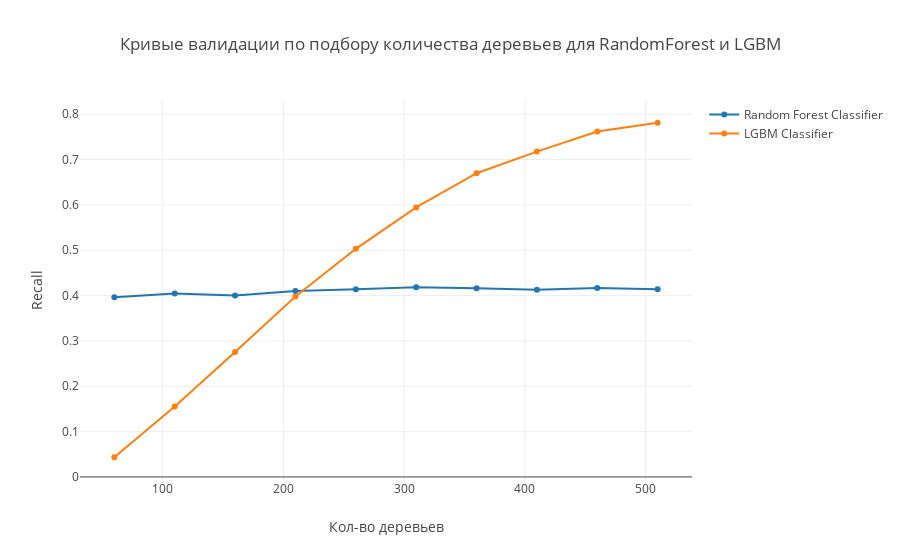

Notebook cell for this chart:
### Code cell
trace0 = go.Scatter(
    x=range_estimators,
    y=scores_rf_recall,
    name='Random Forest Classifier'
)

trace1 = go.Scatter(
    x=range_estimators,
    y=scores_lgbm_recall,
    name='LGBM Classifier'
)

data = [trace0, trace1]
layout = go.Layout(title = 'Кривые валидации по подбору количества деревьев для RandomForest и LGBM',
          yaxis={'title':'Recall'}, xaxis={'title':'Кол-во деревьев'})

fig = go.Figure(data=data, layout=layout)
iplot(fig, show_link=False)

### Figure 1 — Plotly figure (JSON) as saved in the notebook; plotly's stock layout.template omitted (floating-point values rounded to 4 significant figures)
{"data": [{"name": "Random Forest Classifier", "type": "scatter", "uid": "1c2e78a3-e50f-44db-b95f-7981b59ed642", "x": [60, 110, 160, 210, 260, 310, 360, 410, 460, 510], "y": [0.3963, 0.4047, 0.4002, 0.4103, 0.414, 0.4181, 0.416, 0.4128, 0.4167, 0.414]}, {"name": "LGBM Classifier", "type": "scatter", "uid": "10582995-da60-4346-8abe-467af402df85", "x": [60, 110, 160, 210, 260, 310, 360, 410, 460, 510], "y": [0.04338, 0.1552, 0.2755, 0.3979, 0.5031, 0.5944, 0.6698, 0.7176, 0.7619, 0.7812]}], "layout": {"title": {"text": "Кривые валидации по подбору количества деревьев для RandomForest и LGBM"}, "xaxis": {"title": {"text": "Кол-во деревьев"}}, "yaxis": {"title": {"text": "Recall"}}}}
